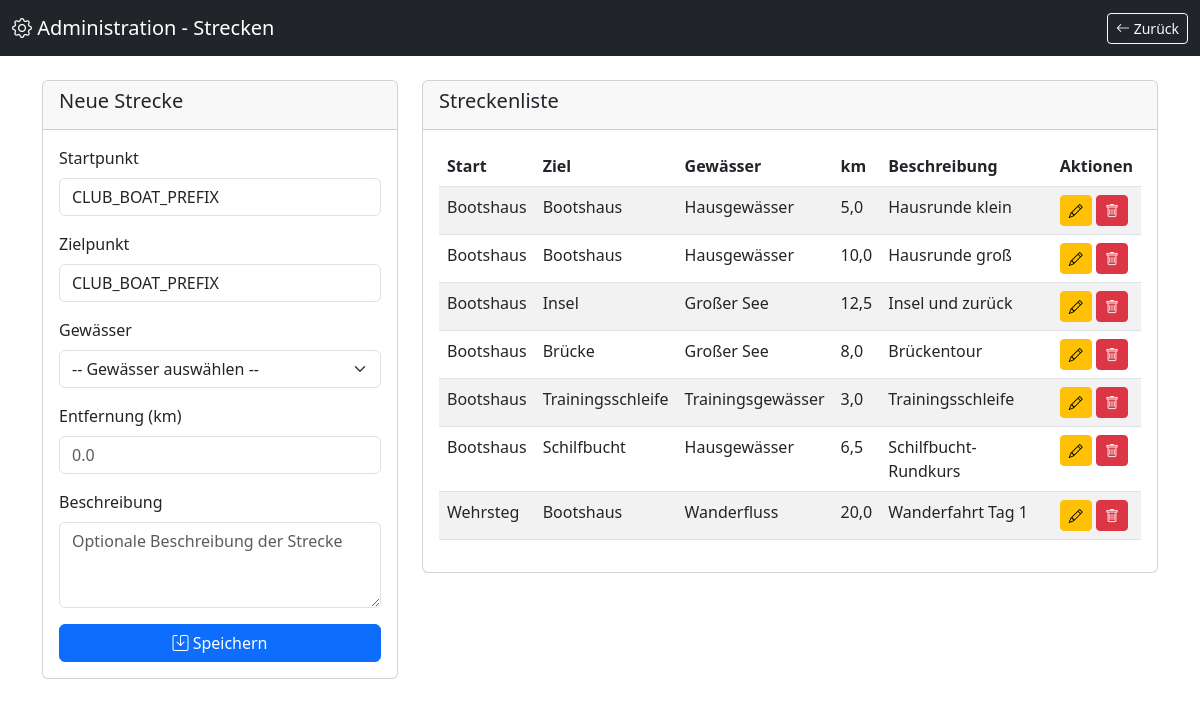
The page /admin/routes.php (signed in) on the database its author committed.
### tables this page shows
CREATE TABLE IF NOT EXISTS routes (
    id INT AUTO_INCREMENT PRIMARY KEY,
    start_point VARCHAR(255) NOT NULL,
    end_point VARCHAR(255) NOT NULL,
    water_id INT,
    description VARCHAR(500) DEFAULT NULL,
    distance DECIMAL(10, 2) NOT NULL COMMENT 'Entfernung in Kilometern',
    is_roundtrip BOOLEAN DEFAULT FALSE COMMENT 'Rundfahrt (Start = Ziel)',
    start_is_boathouse BOOLEAN DEFAULT TRUE COMMENT 'Startpunkt ist Bootshaus',
    created_at TIMESTAMP DEFAULT CURRENT_TIMESTAMP,
    updated_at TIMESTAMP DEFAULT CURRENT_TIMESTAMP ON UPDATE CURRENT_TIMESTAMP,
    FOREIGN KEY (water_id) REFERENCES waters(id) ON DELETE SET NULL,
    INDEX idx_water (water_id),
    UNIQUE KEY uq_route_desc (description)
);

CREATE TABLE IF NOT EXISTS waters (
    id INT AUTO_INCREMENT PRIMARY KEY,
    name VARCHAR(255) NOT NULL UNIQUE,
    description TEXT,
    created_at TIMESTAMP DEFAULT CURRENT_TIMESTAMP,
    updated_at TIMESTAMP DEFAULT CURRENT_TIMESTAMP ON UPDATE CURRENT_TIMESTAMP
);

### includes/functions.php (called while the page is built, shortened)
<?php
function e($string) {
    return htmlspecialchars($string ?? '', ENT_QUOTES, 'UTF-8');
}

### admin/routes.php (the view, shortened to what this page needs)
<?php
require_once __DIR__ . '/../includes/functions.php';
$db = Database::getInstance()->getConnection();
$query = "SELECT r.*, w.name as water_name
          FROM routes r
          LEFT JOIN waters w ON r.water_id = w.id
          ORDER BY r.start_point ASC";
$stmt = $db->prepare($query);
$stmt->execute();
$routes = $stmt->fetchAll();
$editMode = isset($_GET['edit']) ? (int)$_GET['edit'] : null;
$editRoute = null;
?>
<!DOCTYPE html>
<html lang="de">
<head>
    <link href="https://cdn.jsdelivr.net/npm/bootstrap@5.3.0/dist/css/bootstrap.min.css" rel="stylesheet">
    <link rel="stylesheet" href="https://cdn.jsdelivr.net/npm/bootstrap-icons@1.11.0/font/bootstrap-icons.css">
</head>
<body>
    <nav class="navbar navbar-dark bg-dark">
        <div class="container-fluid">
            <a class="navbar-brand" href="/admin/">
                <i class="bi bi-gear"></i> Administration - Strecken
            </a>
            <a href="/admin/" class="btn btn-outline-light btn-sm">
                <i class="bi bi-arrow-left"></i> Zurück
            </a>
        </div>
    </nav>
    <div class="container mt-4">
        <div class="row">
            <div class="col-md-4">
                <div class="card">
                    <div class="card-header">
                        <h5><?php echo $editMode ? 'Strecke bearbeiten' : 'Neue Strecke'; ?></h5>
                    </div>
                    <div class="card-body">
                        <form method="POST">
                            <div class="mb-3">
                                <label class="form-label">Startpunkt</label>
                                <input type="text" class="form-control" name="start_point"
                                       value="<?php echo $editRoute ? e($editRoute['start_point']) : CLUB_BOAT_PREFIX; ?>"
                                       placeholder="z.B. <?= CLUB_BOAT_PREFIX ?>" required>
                            </div>
                            <div class="mb-3">
                                <label class="form-label">Zielpunkt</label>
                                <input type="text" class="form-control" name="end_point"
                                       value="<?php echo $editRoute ? e($editRoute['end_point']) : CLUB_BOAT_PREFIX; ?>"
                                       placeholder="z.B. <?= CLUB_BOAT_PREFIX ?>" required>
                            </div>
                            <div class="mb-3">
                                <label class="form-label">Gewässer</label>
                                <select class="form-select" name="water_id">
                                    <option value="">-- Gewässer auswählen --</option>
                                </select>
                            </div>
                            <div class="mb-3">
                                <label class="form-label">Entfernung (km)</label>
                                <input type="number" step="0.1" min="0" class="form-control" name="distance"
                                       value="<?php echo $editRoute ? $editRoute['distance'] : ''; ?>"
                                       placeholder="0.0" required>
                            </div>
                            <div class="mb-3">
                                <label class="form-label">Beschreibung</label>
                                <textarea class="form-control" name="description" rows="3"
                                          placeholder="Optionale Beschreibung der Strecke"><?php echo $editRoute ? e($editRoute['description']) : ''; ?></textarea>
                            </div>
                            <div class="d-grid gap-2">
                                <button type="submit" class="btn btn-primary">
                                    <i class="bi bi-save"></i> Speichern
                                </button>
                            </div>
                        </form>
                    </div>
                </div>
            </div>
            <div class="col-md-8">
                <div class="card">
                    <div class="card-header">
                        <h5>Streckenliste</h5>
                    </div>
                    <div class="card-body">
                        <div class="table-responsive">
                            <table class="table table-striped table-hover">
                                <thead>
                                    <tr>
                                        <th>Start</th>
                                        <th>Ziel</th>
                                        <th>Gewässer</th>
                                        <th>km</th>
                                        <th>Beschreibung</th>
                                        <th>Aktionen</th>
                                    </tr>
                                </thead>
                                <tbody>
                                    <?php foreach ($routes as $route): ?>
                                        <tr>
                                            <td><?php echo e($route['start_point']); ?></td>
                                            <td><?php echo e($route['end_point']); ?></td>
                                            <td><?php echo $route['water_name'] ? e($route['water_name']) : '-'; ?></td>
                                            <td><?php echo number_format($route['distance'], 1, ',', '.'); ?></td>
                                            <td><?php echo $route['description'] ? e(substr($route['description'], 0, 50)) : '-'; ?></td>
                                            <td>
                                                <a href="?edit=<?php echo $route['id']; ?>" class="btn btn-sm btn-warning">
                                                    <i class="bi bi-pencil"></i>
                                                </a>
                                                <form method="POST" style="display: inline;" onsubmit="return confirm('Wirklich löschen?');">
                                                    <button type="submit" class="btn btn-sm btn-danger">
                                                        <i class="bi bi-trash"></i>
                                                    </button>
                                                </form>
                                            </td>
                                        </tr>
                                    <?php endforeach; ?>
                                </tbody>
                            </table>
                        </div>
                    </div>
                </div>
            </div>
        </div>
    </div>
</body>
</html>

### rows shown on the page
routes: start_point "Bootshaus", end_point "Bootshaus", water.name "Hausgewässer", distance "5,0", description "Hausrunde klein"
routes: start_point "Bootshaus", end_point "Bootshaus", water.name "Hausgewässer", distance "10,0", description "Hausrunde groß"
routes: start_point "Bootshaus", end_point "Insel", water.name "Großer See", distance "12,5", description "Insel und zurück"
routes: start_point "Bootshaus", end_point "Brücke", water.name "Großer See", distance "8,0", description "Brückentour"
routes: start_point "Bootshaus", end_point "Trainingsschleife", water.name "Trainingsgewässer", distance "3,0", description "Trainingsschleife"
routes: start_point "Bootshaus", end_point "Schilfbucht", water.name "Hausgewässer", distance "6,5", description "Schilfbucht-Rundkurs"
routes: start_point "Wehrsteg", end_point "Bootshaus", water.name "Wanderfluss", distance "20,0", description "Wanderfahrt Tag 1"
